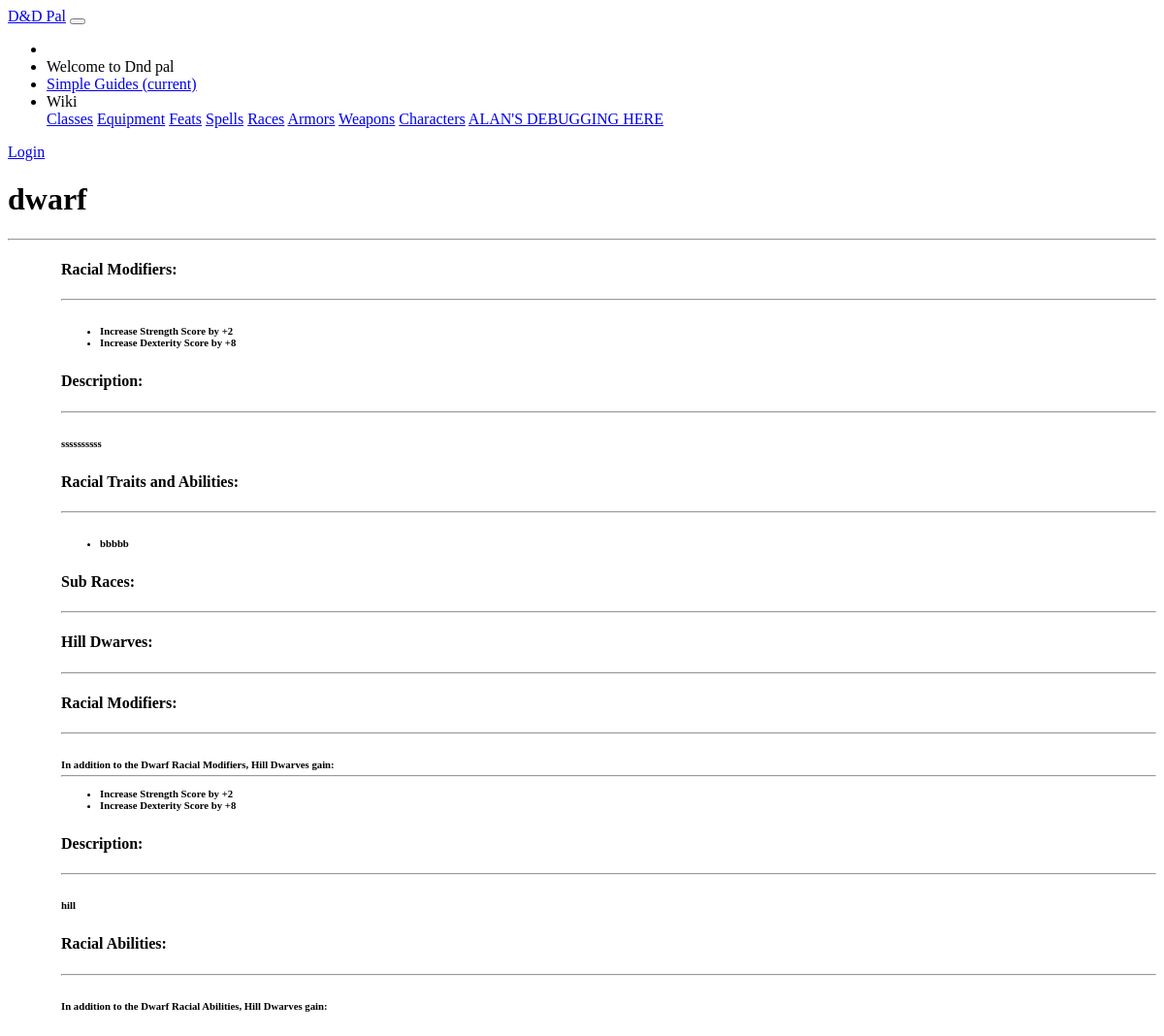
The page /dndpal/race/dwarf on the database its author committed.
### dndpal/models.py (models this page shows, shortened)
class Race(models.Model):
    name = models.CharField(default = '', primary_key = True, max_length = 100, help_text = "Enter the name of this race")
    description = models.CharField(default = '', max_length = 5000, help_text = "Enter a description of this race (backstory, beliefs, etc.)")
    speed = models.SmallIntegerField(default=0, help_text="Enter the speed for this race")
    modifiers = models.CharField(default = '', max_length = 20, help_text = "Enter the stats modifiers in JSON format. Ex: {\"str\": 2, \"dex\": 8}")

class RaceFeatures(models.Model):
    name = models.CharField(default = '', primary_key = True, max_length = 100, help_text = "Enter the name of this race feature")
    race = models.ForeignKey('Race', on_delete=models.CASCADE, null = True)
    description = models.CharField(default= '', max_length = 5000, help_text = "Enter a description of this feature; i.e. what this feature does")
    required_level = models.SmallIntegerField(default= 0, null=True, help_text="Enter the required level for this feature")

class Subrace(models.Model):
    name = models.CharField(default = '', primary_key = True, max_length = 100, help_text = "Enter the name of the subrace")
    parent_race = models.ForeignKey('Race', on_delete=models.CASCADE, null = True)
    description = models.CharField(default= '', max_length = 5000, help_text = "Enter a description of this sub-race (backstory, beliefs, etc.)")
    modifiers = models.CharField(default = '', max_length = 20, help_text = "Enter the stats modifiers in JSON format. Ex: {\"str\": 2, \"dex\": 8}")
    def __str__(self):
        return self.name

### dndpal/views.py (the view)
# urls.py: path('race/<str:pk>', views.RaceDetailView.as_view(), name='race-detail'),
class RaceDetailView(generic.DetailView):
    model = Race
    def get_context_data(self, **kwargs):
        context = super(RaceDetailView, self).get_context_data(**kwargs)
        json_data = context['race'].modifiers
        json_parsed = json.loads(json_data)
        strength = '0'
        dexterity = '0'
        constitution = '0'
        intelligence = '0'
        wisdom = '0'
        charisma = '0'
        if 'str' in json_parsed:
            strength = json_parsed['str']
        if 'dex' in json_parsed:
            dexterity = json_parsed['dex']
        if 'con' in json_parsed:
            constitution = json_parsed['con']
        if 'int' in json_parsed:
            intelligence = json_parsed['int']
        if 'wis' in json_parsed:
            wisdom = json_parsed['wis']
        if 'cha' in json_parsed:
            charisma = json_parsed['cha']
        context['raceStr'] = int(strength)
        context['raceDex'] = int(dexterity)
        context['raceCon'] = int(constitution)
        context['raceInt'] = int(intelligence)
        context['raceWis'] = int(wisdom)
        context['raceCha'] = int(charisma)
        context['raceFeatures'] = RaceFeatures.objects.filter(race = context['race'])
        context['subraces'] = Subrace.objects.filter(parent_race = context['race'])
        context['subrace_mods'] = {}
        context['subraceFeatures'] = {}
        for subrace in context['subraces']:
            sub = {}
            sjson_data = subrace.modifiers
            sjson_parsed = json.loads(json_data)
            sstrength = 0
            sdexterity = 0
            sconstitution = 0
            sintelligence = 0
            swisdom = 0
            scharisma = 0
            if 'str' in sjson_parsed:
                sstrength = int(sjson_parsed['str'])
                sub['str'] = sstrength
            if 'dex' in sjson_parsed:
                sdexterity = int(sjson_parsed['dex'])
                sub['dex'] = sdexterity
            if 'con' in sjson_parsed:
                sconstitution = int(sjson_parsed['con'])
                sub['con'] = sconstitution
            if 'int' in sjson_parsed:
                sintelligence = int(sjson_parsed['int'])
                sub['int'] = sintelligence
            if 'wis' in sjson_parsed:
                swisdom = int(sjson_parsed['wis'])
                sub['wis'] = swisdom
            if 'cha' in sjson_parsed:
                scharisma = int(sjson_parsed['cha'])
                sub['cha'] = scharisma
            context['subrace_mods'][subrace.name] = sub
            context['subraceFeatures'][subrace.name] = SubraceFeatures.objects.filter(subrace = subrace)
        print('json_parsed = '+str(json_parsed))
        print('stre = '+str(strength))
        print('cons = '+str(constitution))
        print('raceFeatures =' + str(context['raceFeatures']))
        print('subraces =' + str(context['subraces']))
        print('subrace_mods =' + str(context['subrace_mods']))
        return context

### dndpal/templates/dndpal/race_detail.html (shortened to what this page needs)
{% extends "base_generic.html" %}
{% block content %}
<main role="main" class="container">
    <div class="container card m-4" style="margin-top:10px;">
        <div class="row  m-4" style="margin-top: 10px">
            <div class="col-md">
                <h1>{{race.name}}</h1>
                <hr>
            </div>
        </div>
        <div class="pb-2" style="margin-left: 55px;">
            <div class="row my-4" style="margin-top: 10px">
                <div class="col-md-5">
                    <h4>Racial Modifiers:</h4>
                    <hr>
                    <h6>
                        <ul>
                            {% if raceStr > 0 %}
                            <li class="mb-3">Increase Strength Score by +{{raceStr}}</li>
                            {% elif raceStr < 0 %}
                            <li class="mb-3">Decrease Strength Score by -{{raceStr}}</li>
                            {% endif %}
                            {% if raceDex > 0 %}
                            <li class="mb-3">Increase Dexterity Score by +{{raceDex}}</li>
                            {% elif raceDex < 0 %}
                            <li class="mb-3">Decrease Dexterity Score by -{{raceDex}}</li>
                            {% endif %}
                        </ul>
                    </h6>
                </div>
            </div>
            <div class="row my-4" style="margin-top: 10px">
                <div class="col-xl-8">
                    <h4>Description:</h4>
                    <hr>
                    <h6>{{race.description}}</h6>
                </div>
            </div>
            <div class="row my-4" style="margin-top: 10px">
                <div class="col-xl-8">
                    <h4>Racial Traits and Abilities:</h4>
                    <hr>
                    <h6>
                        <ul>
                            {% for f in raceFeatures %}
                            <li class="mb-3">{{f.description}}</li>
                            {% endfor %}
                        </ul>
                    </h6>
                </div>
            </div>
            <div class="row my-4" style="margin-top: 10px">
                <div class="col-xl-8">
                    <h4>Sub Races:</h4>
                    <hr>
                    {% for f in subraces %}
                    <div class="card col-xl-10 p-3 my-3">
                        <h4>{{f.name}}:</h4>
                        <hr>
                        <div class="col-xl-12">
                            <h4>Racial Modifiers:</h4>
                            <hr>
                            <h6 class="pl-3">
                                In addition to the Dwarf Racial Modifiers, Hill Dwarves gain:
                                <hr>
                                <ul>
                                    {% for subracekey, mods in subrace_mods.items %}
                                        {% if subracekey == f.name %}
                                            {% with sub_mods=mods %}
                                                {% for sc, v in sub_mods.items %}
                                                    {% if sc == 'str' %}
                                                        {% if v > 0 %}
                                                            <li class="mb-3">Increase Strength Score by +{{v}}</li>
                                                        {% elif v < 0 %}
                                                            <li class="mb-3">Decrease Strength Score by -{{v}}</li>
                                                        {% endif %}
                                                    {% endif %}
                                                    {% if sc == 'dex' %}
                                                        {% if v > 0 %}
                                                            <li class="mb-3">Increase Dexterity Score by +{{v}}</li>
                                                        {% elif v < 0 %}
                                                            <li class="mb-3">Decrease Dexterity Score by -{{v}}</li>
                                                        {% endif %}
                                                    {% endif %}
                                                {% empty %}
                                                    <li class="mb-3">Nothing.</li>
                                                {% endfor %}
                                            {% endwith %}
                                        {% endif %}
                                    {% endfor %}
                                </ul>
                            </h6>
                        </div>
                        <div class="col-xl-12">
                            <h4>Description:</h4>
                            <hr>
                            <h6 class="pl-3">
                                {{f.description}}
                            </h6>
                        </div>
                        <div class="col-xl-12">
                            <h4>Racial Abilities:</h4>
                            <hr>
                            <h6 class="pl-3">
                                In addition to the Dwarf Racial Abilities, Hill Dwarves gain:
                            </h6>
                        </div>
                    </div>
                    {% endfor %}
                </div>
            </div>
        </div>
    </div>
</main>
{% endblock %}

### rows shown on the page
Race: name "dwarf", description "ssssssssss"
RaceFeatures: description "bbbbb"
Subrace: name "Hill Dwarves", sub_mods "2", sub_mods "8", description "hill"

### other values the page prints
{{ raceStr }} "2"
{{ raceDex }} "8"
